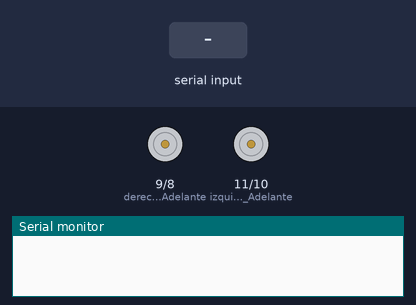
The sketch below on a simulated Arduino Uno, built with avr-gcc and run on an emulated ATmega328P. On the bench: motor-driver pin pairs drawn as motors (green arrow = first pin HIGH = forward, orange = second pin HIGH = backward, longer = more drive), the last lines printed to the serial monitor. Inputs (shaded band) come from the test bench.

Above: at 1.2 s.
1.3 s: "L" received over Serial
At 2.5 s:
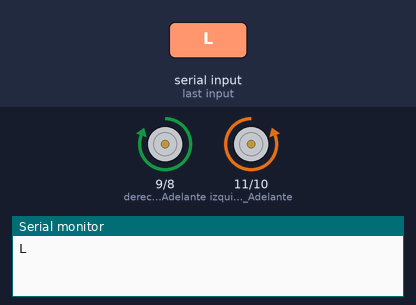
2.8 s: "R" received over Serial
At 3.9 s:
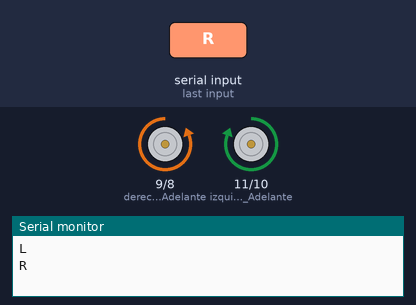
4.3 s: "U" received over Serial
At 5.0 s:
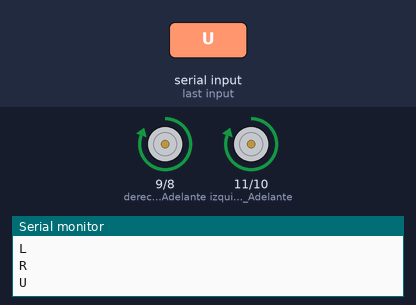
5.8 s: "D" received over Serial
At 6.2 s:
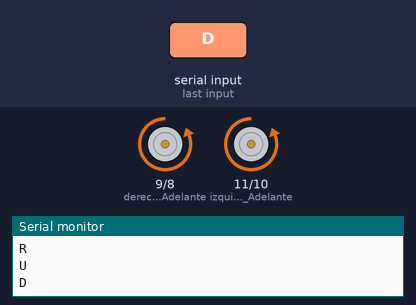
Timing chart, 0 to 8.3 s (numbered marks = the images above; inputs shaded):
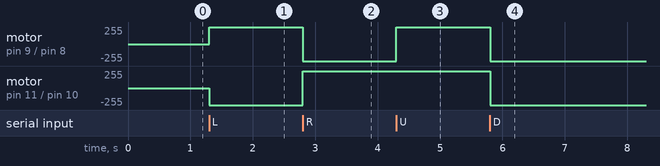

Measured:
- after the input at 1.3 s, motor on pin 9 (derecha_Adelante) / pin 8 (derecha_Atras): stopped → forward 255/255 at once; motor on pin 11 (izquierdo_Adelante) / pin 10 (izquierdo_Atras): stopped → backward 255/255 at once
- after the input at 2.8 s, motor on pin 9 (derecha_Adelante) / pin 8 (derecha_Atras): forward 255/255 → backward 255/255 at once; motor on pin 11 (izquierdo_Adelante) / pin 10 (izquierdo_Atras): backward 255/255 → forward 255/255 at once
- after the input at 4.3 s, motor on pin 9 (derecha_Adelante) / pin 8 (derecha_Atras): backward 255/255 → forward 255/255 at once
- after the input at 5.8 s, motor on pin 9 (derecha_Adelante) / pin 8 (derecha_Atras), motor on pin 11 (izquierdo_Adelante) / pin 10 (izquierdo_Atras): forward 255/255 → backward 255/255 at once

The sketch:

universalControl.ino
```cpp
char dato;
void setup() {
  pinMode(8, OUTPUT); //derecha Atras
  pinMode(9, OUTPUT); //derecha Adelante
  pinMode(10, OUTPUT); //izquierdo Atras
  pinMode(11, OUTPUT); //izquierdo Adelante
  Serial.begin(9600);
}

void loop() {
  dato = Serial.read();
  if (dato == 'L' ) {
    vamosIzquierda();
  }
  if (dato == 'R' ) {
    vamosDerecha();
  }
  if (dato == 'U' ) {
    vamosAdelante();
  }
  if (dato == 'D' ) {
    vamosAtras();
  }
  if (dato == 'S' ) {
    parar();
  }
}

void parar(){
  Serial.println(dato);

  digitalWrite(8, LOW);
  digitalWrite(9, LOW);
  digitalWrite(10, LOW);
  digitalWrite(11, LOW);
}

void vamosAdelante(){ //Funcion para avanzar hacia adelante
  Serial.println(dato);

  digitalWrite(9,HIGH);
  digitalWrite(11,HIGH);

  digitalWrite(8,LOW);
  digitalWrite(10,LOW);
}
void vamosAtras(){  //Funcion para avanzar hacia atras
  Serial.println(dato);

  digitalWrite(8,HIGH);
  digitalWrite(10,HIGH);

  digitalWrite(9,LOW);
  digitalWrite(11,LOW);
}
void vamosDerecha(){ //Funcion para girar a la derecha
  Serial.println(dato);

  digitalWrite(8,HIGH);
  digitalWrite(11,HIGH);

  digitalWrite(9,LOW);
  digitalWrite(10,LOW);


}
void vamosIzquierda(){ //Funcion para girar a la izquierda
  Serial.println(dato);

  digitalWrite(9,HIGH);
  digitalWrite(10,HIGH);

  digitalWrite(8,LOW);
  digitalWrite(11,LOW);
}
```
